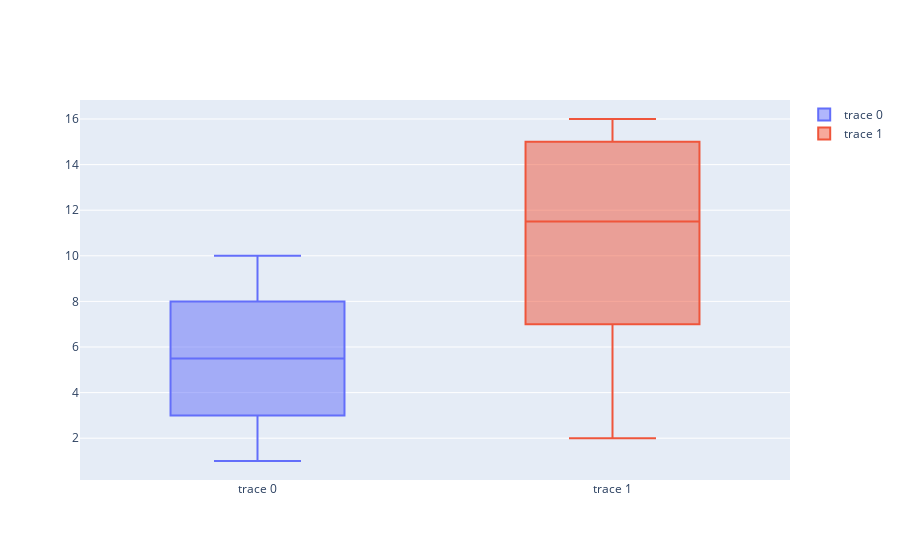

Write notebook code for a chart like this one.
### Code cell
import plotly.offline as py
import plotly.graph_objs as go

import numpy as np
 
#y0 = np.random.randn(50)-1
#y1 = np.random.randn(50)+1

y0=[1,2,3,4,5,6,7,8,9,10]
y1=[2,3,14,15,16,7,16,9,15,9]

#生成两个随机集合
 
trace0 = go.Box(
    y=y0
)
trace1 = go.Box(
    y=y1
)
data = [trace0, trace1]
py.iplot(data)

### Figure 1 — Plotly figure (JSON) as saved in the notebook; plotly's stock layout.template omitted (floating-point values rounded to 4 significant figures)
{"data": [{"type": "box", "y": [1, 2, 3, 4, 5, 6, 7, 8, 9, 10]}, {"type": "box", "y": [2, 3, 14, 15, 16, 7, 16, 9, 15, 9]}], "layout": {}}
